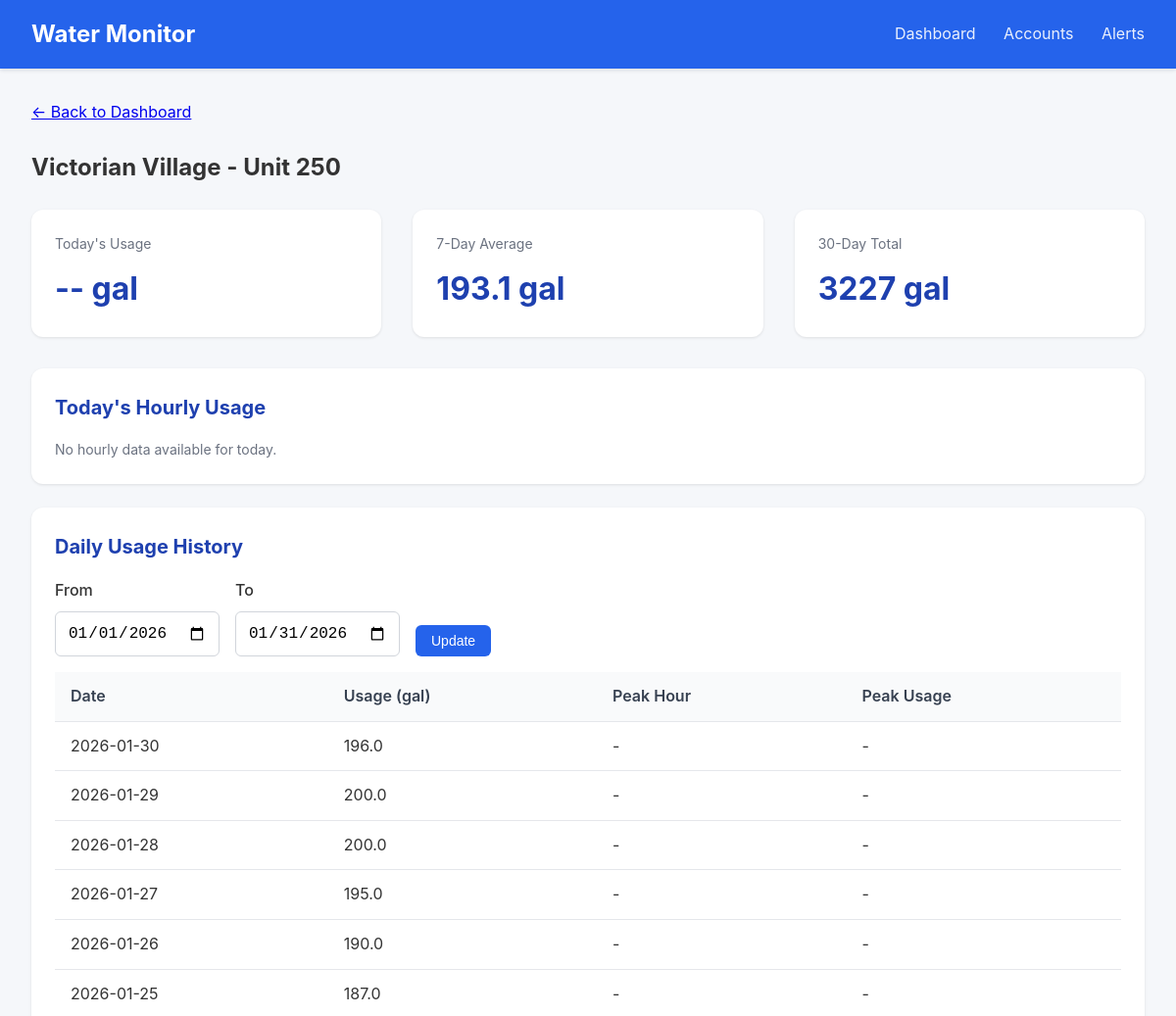
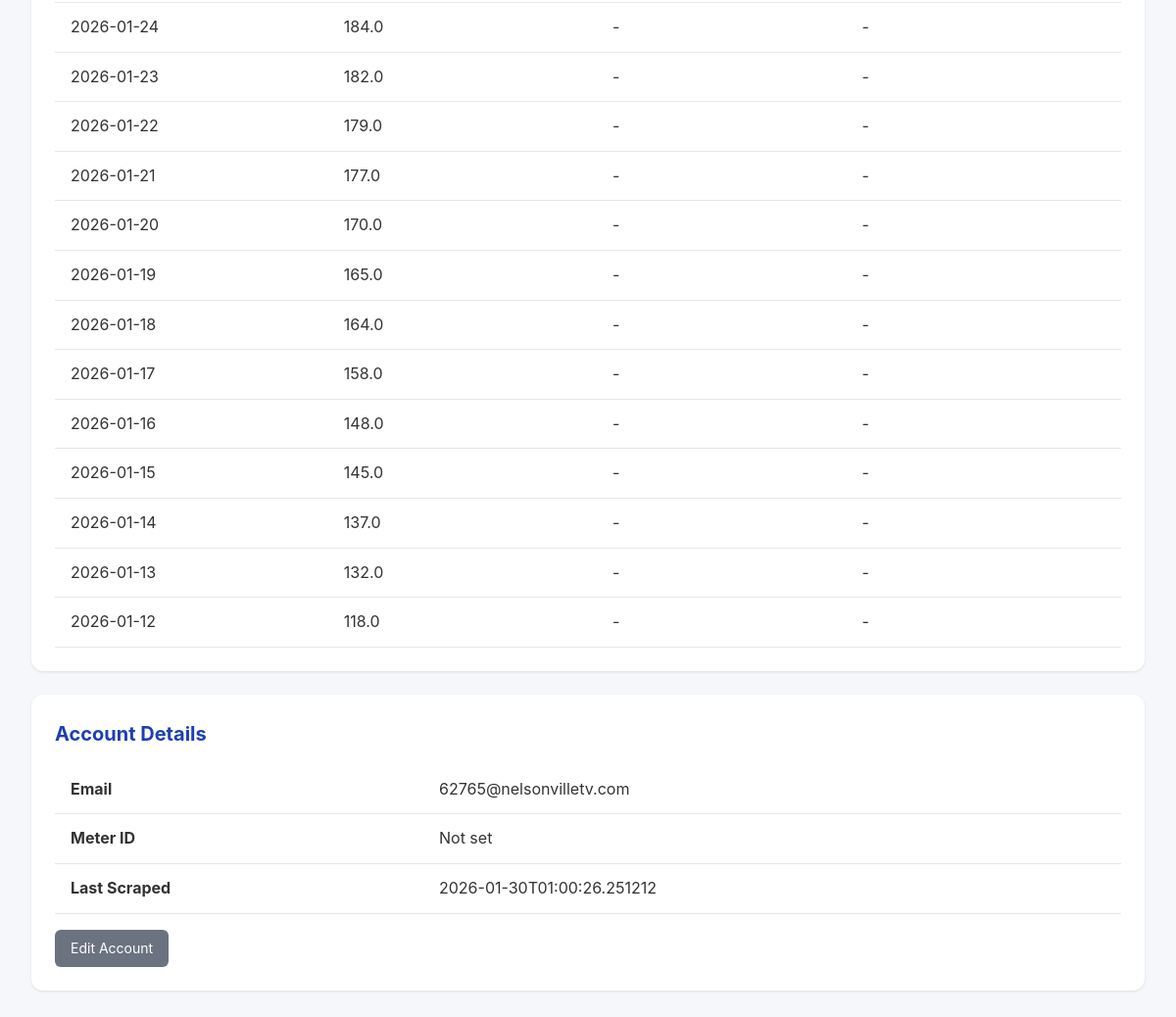
Page /meter/1 on the earlier database version (2 pictures, top to bottom).
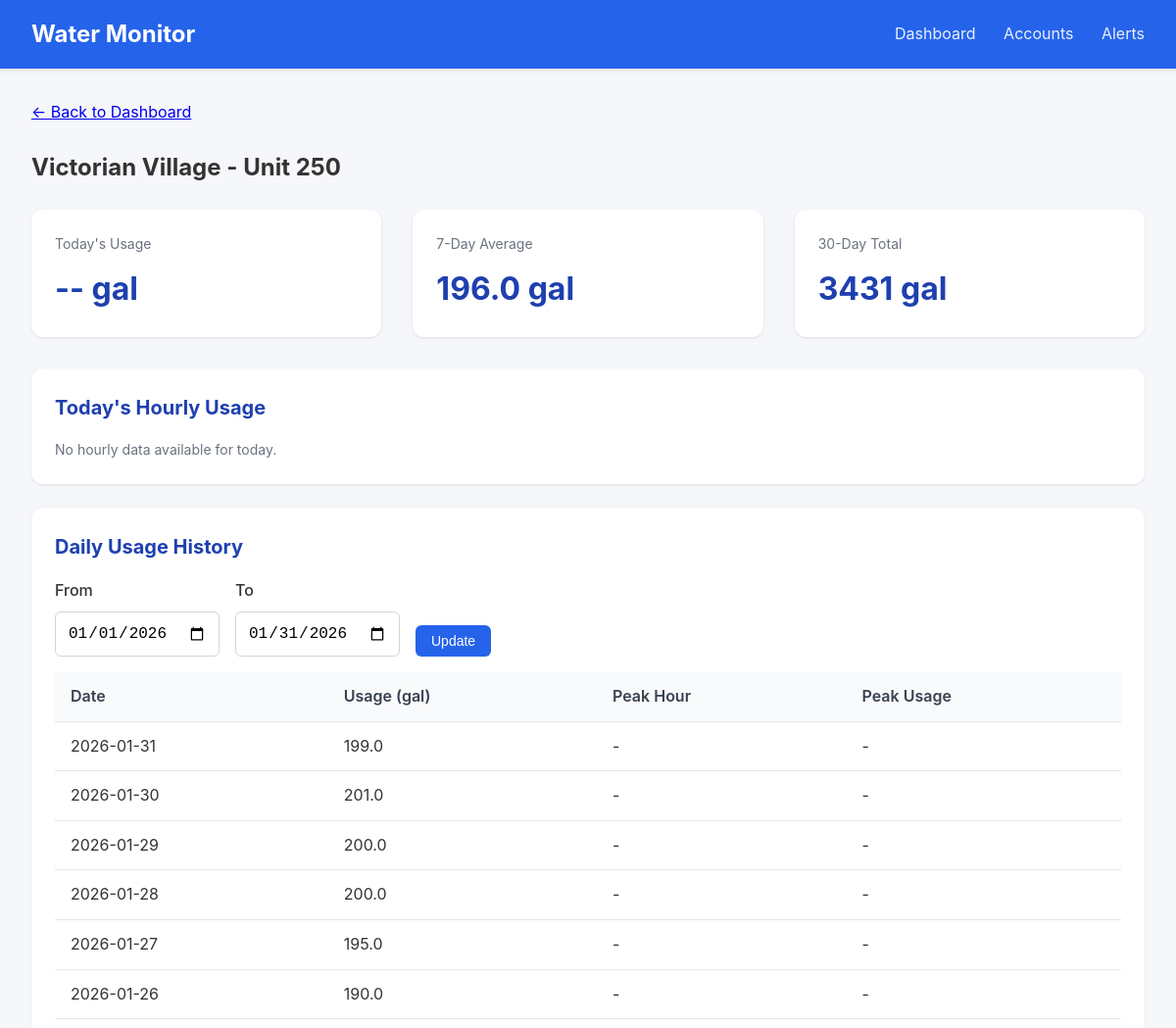
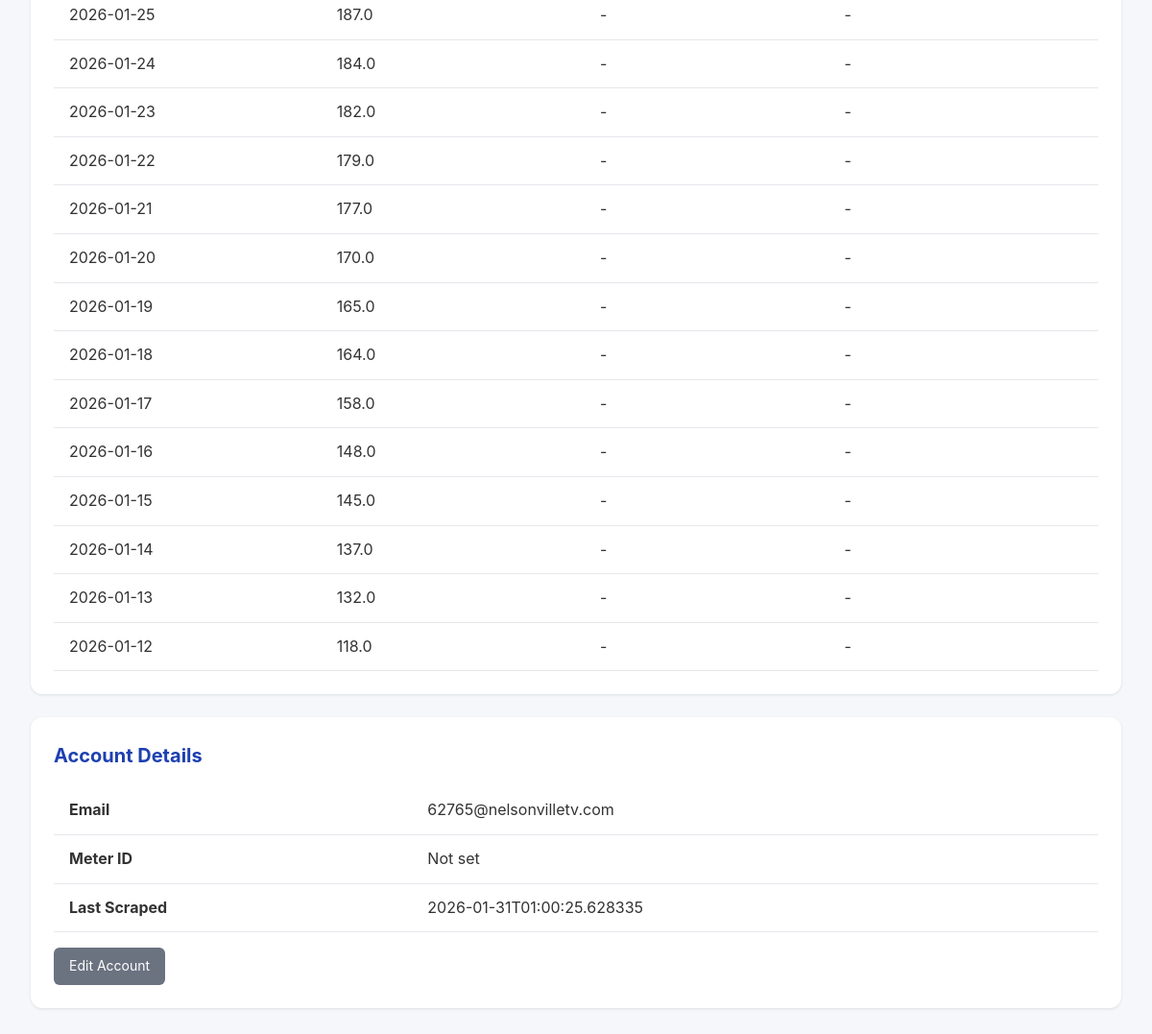
Same page on the later database version (2 pictures, top to bottom).
### tables this page shows
CREATE TABLE accounts (
                id INTEGER PRIMARY KEY AUTOINCREMENT,
                email TEXT UNIQUE NOT NULL,
                password_encrypted TEXT NOT NULL,
                meter_id TEXT,
                account_number TEXT,
                address TEXT,
                building_name TEXT,
                unit_number TEXT,
                is_active INTEGER DEFAULT 1,
                last_scraped TIMESTAMP,
                created_at TIMESTAMP DEFAULT CURRENT_TIMESTAMP
            , avg_12mo REAL, monthly_usage REAL, unit_count INTEGER DEFAULT 1, leak_alerts INTEGER DEFAULT 1, min_overage_pct INTEGER DEFAULT 10);

CREATE TABLE daily_summaries (
                id INTEGER PRIMARY KEY AUTOINCREMENT,
                account_id INTEGER NOT NULL,
                reading_date DATE NOT NULL,
                total_usage_gallons REAL,
                peak_hour INTEGER,
                peak_usage_gallons REAL,
                created_at TIMESTAMP DEFAULT CURRENT_TIMESTAMP,
                FOREIGN KEY (account_id) REFERENCES accounts(id),
                UNIQUE(account_id, reading_date)
            );

### app.py (the view)
@app.route('/meter/<int:account_id>')
def meter_detail(account_id):
    account = db.get_account(account_id)
    if not account:
        flash('Meter not found', 'error')
        return redirect(url_for('dashboard'))
    end_date = date.today()
    start_date = end_date - timedelta(days=30)
    if request.args.get('start_date'):
        start_date = datetime.strptime(request.args.get('start_date'), '%Y-%m-%d').date()
    if request.args.get('end_date'):
        end_date = datetime.strptime(request.args.get('end_date'), '%Y-%m-%d').date()
    daily_data = db.get_daily_summaries(account_id, start_date, end_date)
    hourly_data = db.get_hourly_readings(account_id, date.today())
    return render_template('meter_detail.html',
                           account=account,
                           daily_data=daily_data,
                           hourly_data=hourly_data,
                           start_date=start_date,
                           end_date=end_date)

### database.py (called while the page is built)
@contextmanager
def get_db():
    conn = sqlite3.connect(config.DATABASE_PATH)
    conn.row_factory = sqlite3.Row
    try:
        yield conn
        conn.commit()
    finally:
        conn.close()

def get_account(account_id: int) -> Optional[dict]:
    with get_db() as conn:
        cursor = conn.cursor()
        cursor.execute('SELECT * FROM accounts WHERE id = ?', (account_id,))
        row = cursor.fetchone()
        if row:
            return dict(row)
    return None

def get_hourly_readings(account_id: int, reading_date: date) -> list:
    with get_db() as conn:
        cursor = conn.cursor()
        cursor.execute('''
            SELECT * FROM hourly_readings
            WHERE account_id = ? AND reading_date = ?
            ORDER BY hour
        ''', (account_id, reading_date))
        return [dict(row) for row in cursor.fetchall()]

def get_daily_summaries(account_id: int, start_date: date = None, end_date: date = None) -> list:
    with get_db() as conn:
        cursor = conn.cursor()
        query = 'SELECT * FROM daily_summaries WHERE account_id = ?'
        params = [account_id]
        if start_date:
            query += ' AND reading_date >= ?'
            params.append(start_date)
        if end_date:
            query += ' AND reading_date <= ?'
            params.append(end_date)
        query += ' ORDER BY reading_date DESC'
        cursor.execute(query, params)
        return [dict(row) for row in cursor.fetchall()]

### templates/meter_detail.html (shortened to what this page needs)
{% extends "base.html" %}
{% block content %}
<div style="margin-bottom: 1.5rem;">
    <a href="{{ url_for('dashboard') }}">&larr; Back to Dashboard</a>
</div>
<h2 style="margin-bottom: 1.5rem;">
    {{ account.building_name or 'Unknown Building' }} - Unit {{ account.unit_number or 'N/A' }}
</h2>
<div class="stats">
    <div class="stat-card">
        <div class="label">Today's Usage</div>
        <div class="value">
            {% if daily_data and daily_data[0].reading_date == today %}
                {{ "%.1f"|format(daily_data[0].total_usage_gallons or 0) }} gal
            {% else %}
                -- gal
            {% endif %}
        </div>
    </div>
    <div class="stat-card">
        <div class="label">7-Day Average</div>
        <div class="value">
            {% set week_total = daily_data[:7]|sum(attribute='total_usage_gallons') %}
            {{ "%.1f"|format(week_total / 7) if daily_data else '--' }} gal
        </div>
    </div>
    <div class="stat-card">
        <div class="label">30-Day Total</div>
        <div class="value">
            {% set month_total = daily_data|sum(attribute='total_usage_gallons') %}
            {{ "%.0f"|format(month_total) if daily_data else '--' }} gal
        </div>
    </div>
</div>
<div class="card">
    <h2>Today's Hourly Usage</h2>
    {% if hourly_data %}
    <div style="display: flex; align-items: flex-end; height: 200px; gap: 4px; padding: 1rem 0;">
        {% set max_hourly = hourly_data|map(attribute='usage_gallons')|max or 1 %}
        {% for hour in hourly_data %}
        <div style="flex: 1; display: flex; flex-direction: column; align-items: center;">
            <div style="background: #2563eb; width: 100%;
                        height: {{ (hour.usage_gallons or 0) / max_hourly * 150 }}px;
                        border-radius: 4px 4px 0 0;"></div>
            <div style="font-size: 0.7rem; color: #6b7280; margin-top: 4px;">{{ hour.hour }}</div>
        </div>
        {% endfor %}
    </div>
    <p class="text-muted">Hours (0-23)</p>
    {% else %}
    <p class="text-muted">No hourly data available for today.</p>
    {% endif %}
</div>
<div class="card">
    <h2>Daily Usage History</h2>
    <form method="GET" style="display: flex; gap: 1rem; margin-bottom: 1rem;">
        <div class="form-group" style="margin-bottom: 0;">
            <label for="start_date">From</label>
            <input type="date" id="start_date" name="start_date" value="{{ start_date }}">
        </div>
        <div class="form-group" style="margin-bottom: 0;">
            <label for="end_date">To</label>
            <input type="date" id="end_date" name="end_date" value="{{ end_date }}">
        </div>
        <div class="form-group" style="margin-bottom: 0; display: flex; align-items: flex-end;">
            <button type="submit" class="btn btn-primary">Update</button>
        </div>
    </form>
    {% if daily_data %}
    <table>
        <thead>
            <tr>
                <th>Date</th>
                <th>Usage (gal)</th>
                <th>Peak Hour</th>
                <th>Peak Usage</th>
            </tr>
        </thead>
        <tbody>
            {% for day in daily_data %}
            <tr>
                <td>{{ day.reading_date }}</td>
                <td>{{ "%.1f"|format(day.total_usage_gallons or 0) }}</td>
                <td>{{ day.peak_hour if day.peak_hour is not none else '-' }}{% if day.peak_hour is not none %}:00{% endif %}</td>
                <td>{{ "%.1f"|format(day.peak_usage_gallons or 0) if day.peak_usage_gallons else '-' }}</td>
            </tr>
            {% endfor %}
        </tbody>
    </table>
    {% else %}
    <p class="text-muted">No usage data available for this period.</p>
    {% endif %}
</div>
<div class="card">
    <h2>Account Details</h2>
    <table>
        <tr><td><strong>Email</strong></td><td>{{ account.email }}</td></tr>
        <tr><td><strong>Meter ID</strong></td><td>{{ account.meter_id or 'Not set' }}</td></tr>
        <tr><td><strong>Last Scraped</strong></td><td>{{ account.last_scraped or 'Never' }}</td></tr>
    </table>
    <div class="mt-4">
        <a href="{{ url_for('edit_account', account_id=account.id) }}" class="btn btn-secondary">Edit Account</a>
    </div>
</div>
{% endblock %}

### templates/base.html (shortened to what this page needs)
<!DOCTYPE html>
<html lang="en">
<head>
</head>
<body>
    <div class="navbar">
        <h1>Water Monitor</h1>
        <nav>
            <a href="{{ url_for('dashboard') }}">Dashboard</a>
            <a href="{{ url_for('accounts_list') }}">Accounts</a>
            <a href="{{ url_for('alerts_list') }}">Alerts</a>
        </nav>
    </div>
    <div class="container">
        {% block content %}{% endblock %}
    </div>
</body>
</html>

### templates/base.html (style rules this page uses)
* { box-sizing: border-box; margin: 0; padding: 0; }
body { font-family: -apple-system, BlinkMacSystemFont, 'Segoe UI', Roboto, Oxygen, Ubuntu, sans-serif; background: #f5f7fa; color: #333; line-height: 1.6; }
.navbar { background: #2563eb; color: white; padding: 1rem 2rem; display: flex; justify-content: space-between; align-items: center; box-shadow: 0 2px 4px rgba(0,0,0,0.1); }
.navbar h1 { font-size: 1.5rem; }
.navbar nav a { color: white; text-decoration: none; margin-left: 1.5rem; opacity: 0.9; }
.container { max-width: 1400px; margin: 0 auto; padding: 2rem; }
.card { background: white; border-radius: 12px; box-shadow: 0 1px 3px rgba(0,0,0,0.1); padding: 1.5rem; margin-bottom: 1.5rem; }
.card h2 { margin-bottom: 1rem; color: #1e40af; font-size: 1.25rem; }
.stats { display: flex; gap: 2rem; margin-bottom: 2rem; }
.stat-card { background: white; border-radius: 12px; padding: 1.5rem; box-shadow: 0 1px 3px rgba(0,0,0,0.1); flex: 1; }
.stat-card .label { color: #6b7280; font-size: 0.875rem; margin-bottom: 0.5rem; }
.stat-card .value { font-size: 2rem; font-weight: 700; color: #1e40af; }
table { width: 100%; border-collapse: collapse; }
th, td { padding: 0.75rem 1rem; text-align: left; border-bottom: 1px solid #e5e7eb; }
th { background: #f9fafb; font-weight: 600; color: #374151; }
.btn { display: inline-block; padding: 0.5rem 1rem; border-radius: 6px; text-decoration: none; font-size: 0.875rem; cursor: pointer; border: none; }
.btn-primary { background: #2563eb; color: white; }
.btn-secondary { background: #6b7280; color: white; }
.form-group { margin-bottom: 1rem; }
.form-group label { display: block; margin-bottom: 0.5rem; font-weight: 500; }
.form-group input, .form-group select { width: 100%; padding: 0.75rem; border: 1px solid #d1d5db; border-radius: 6px; font-size: 1rem; }
.text-muted { color: #6b7280; font-size: 0.875rem; }
.mt-4 { margin-top: 1rem; }

Differences in the rows shown:
removed daily_summaries: reading_date "2026-01-30", total_usage_gallons "196.0", peak_hour "-", peak_usage_gallons "-"
changed accounts "Victorian Village": last_scraped "2026-01-30T01:00:26.251212" → "2026-01-31T01:00:25.628335"
added daily_summaries: reading_date "2026-01-31", total_usage_gallons "199.0", peak_hour "-", peak_usage_gallons "-"
added daily_summaries: reading_date "2026-01-30", total_usage_gallons "201.0", peak_hour "-", peak_usage_gallons "-"
Other differences:
{{ "%.1f"|format(week_total / 7) if daily_data else '--' }}: "193.1" → "196.0"
{{ "%.0f"|format(month_total) if daily_data else '--' }}: "3227" → "3431"
